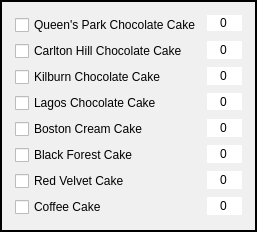
     <widget class="QGroupBox" name="cakeBox">
      <property name="minimumSize">
       <size>
        <width>225</width>
        <height>196</height>
       </size>
      </property>
      <property name="styleSheet">
       <string notr="true">QGroupBox {
	background-color: rgb(240, 240, 240);
	border: 2px solid black;
	padding: 2px;
}</string>
      </property>
      <property name="title">
       <string/>
      </property>
      <layout class="QFormLayout" name="formLayout_2">
       <item row="0" column="0">
        <widget class="QCheckBox" name="queenchocoBox">
         <property name="text">
          <string>Queen's Park Chocolate Cake</string>
         </property>
         <property name="iconSize">
          <size>
           <width>16</width>
           <height>16</height>
          </size>
         </property>
         <property name="autoRepeat">
          <bool>false</bool>
         </property>
         <property name="tristate">
          <bool>false</bool>
         </property>
        </widget>
       </item>
       <item row="0" column="1">
        <widget class="QSpinBox" name="chocoSpinBox_queens">
         <property name="sizePolicy">
          <sizepolicy hsizetype="Preferred" vsizetype="Preferred">
           <horstretch>0</horstretch>
           <verstretch>0</verstretch>
          </sizepolicy>
         </property>
         <property name="minimumSize">
          <size>
           <width>35</width>
           <height>16</height>
          </size>
         </property>
         <property name="maximumSize">
          <size>
           <width>39</width>
           <height>16</height>
          </size>
         </property>
         <property name="focusPolicy">
          <enum>Qt::WheelFocus</enum>
         </property>
         <property name="contextMenuPolicy">
          <enum>Qt::DefaultContextMenu</enum>
         </property>
         <property name="styleSheet">
          <string notr="true"/>
         </property>
         <property name="wrapping">
          <bool>false</bool>
         </property>
         <property name="frame">
          <bool>false</bool>
         </property>
         <property name="alignment">
          <set>Qt::AlignCenter</set>
         </property>
         <property name="readOnly">
          <bool>false</bool>
         </property>
         <property name="buttonSymbols">
          <enum>QAbstractSpinBox::NoButtons</enum>
         </property>
         <property name="keyboardTracking">
          <bool>true</bool>
         </property>
         <property name="showGroupSeparator" stdset="0">
          <bool>false</bool>
         </property>
        </widget>
       </item>
       <item row="1" column="0">
        <widget class="QCheckBox" name="carltonBox">
         <property name="text">
          <string>Carlton Hill Chocolate Cake</string>
         </property>
         <property name="iconSize">
          <size>
           <width>16</width>
           <height>16</height>
          </size>
         </property>
         <property name="autoRepeat">
          <bool>false</bool>
         </property>
         <property name="tristate">
          <bool>false</bool>
         </property>
        </widget>
       </item>
       <item row="1" column="1">
        <widget class="QSpinBox" name="chocoSpinBox_carlton">
         <property name="sizePolicy">
          <sizepolicy hsizetype="Preferred" vsizetype="Preferred">
           <horstretch>0</horstretch>
           <verstretch>0</verstretch>
          </sizepolicy>
         </property>
         <property name="minimumSize">
          <size>
           <width>35</width>
           <height>17</height>
          </size>
         </property>
         <property name="maximumSize">
          <size>
           <width>39</width>
           <height>18</height>
          </size>
         </property>
         <property name="focusPolicy">
          <enum>Qt::WheelFocus</enum>
         </property>
         <property name="contextMenuPolicy">
          <enum>Qt::DefaultContextMenu</enum>
         </property>
         <property name="styleSheet">
          <string notr="true"/>
         </property>
         <property name="wrapping">
          <bool>false</bool>
         </property>
         <property name="frame">
          <bool>false</bool>
         </property>
         <property name="alignment">
          <set>Qt::AlignCenter</set>
         </property>
         <property name="readOnly">
          <bool>false</bool>
         </property>
         <property name="buttonSymbols">
          <enum>QAbstractSpinBox::NoButtons</enum>
         </property>
         <property name="keyboardTracking">
          <bool>true</bool>
         </property>
         <property name="showGroupSeparator" stdset="0">
          <bool>false</bool>
         </property>
        </widget>
       </item>
       <item row="2" column="0">
        <widget class="QCheckBox" name="kilburnBox">
         <property name="text">
          <string>Kilburn Chocolate Cake </string>
         </property>
         <property name="iconSize">
          <size>
           <width>16</width>
           <height>16</height>
          </size>
         </property>
         <property name="autoRepeat">
          <bool>false</bool>
         </property>
         <property name="tristate">
          <bool>false</bool>
         </property>
        </widget>
       </item>
       <item row="2" column="1">
        <widget class="QSpinBox" name="chocoSpinBox_kilburn">
         <property name="sizePolicy">
          <sizepolicy hsizetype="Preferred" vsizetype="Preferred">
           <horstretch>0</horstretch>
           <verstretch>0</verstretch>
          </sizepolicy>
         </property>
         <property name="minimumSize">
          <size>
           <width>35</width>
           <height>16</height>
          </size>
         </property>
         <property name="maximumSize">
          <size>
           <width>39</width>
           <height>18</height>
          </size>
         </property>
         <property name="focusPolicy">
          <enum>Qt::WheelFocus</enum>
         </property>
         <property name="contextMenuPolicy">
          <enum>Qt::DefaultContextMenu</enum>
         </property>
         <property name="styleSheet">
          <string notr="true"/>
         </property>
         <property name="wrapping">
          <bool>false</bool>
         </property>
         <property name="frame">
          <bool>false</bool>
         </property>
         <property name="alignment">
          <set>Qt::AlignCenter</set>
         </property>
         <property name="readOnly">
          <bool>false</bool>
         </property>
         <property name="buttonSymbols">
          <enum>QAbstractSpinBox::NoButtons</enum>
         </property>
         <property name="keyboardTracking">
          <bool>true</bool>
         </property>
         <property name="showGroupSeparator" stdset="0">
          <bool>false</bool>
         </property>
        </widget>
       </item>
       <item row="3" column="0">
        <widget class="QCheckBox" name="lagosBox">
         <property name="text">
          <string>Lagos Chocolate Cake </string>
         </property>
         <property name="iconSize">
          <size>
           <width>16</width>
           <height>16</height>
          </size>
         </property>
         <property name="autoRepeat">
          <bool>false</bool>
         </property>
         <property name="tristate">
          <bool>false</bool>
         </property>
        </widget>
       </item>
       <item row="3" column="1">
        <widget class="QSpinBox" name="chocoSpinBox_lagos">
         <property name="sizePolicy">
          <sizepolicy hsizetype="Preferred" vsizetype="Preferred">
           <horstretch>0</horstretch>
           <verstretch>0</verstretch>
          </sizepolicy>
         </property>
         <property name="minimumSize">
          <size>
           <width>35</width>
           <height>17</height>
          </size>
         </property>
         <property name="maximumSize">
          <size>
           <width>39</width>
           <height>17</height>
          </size>
         </property>
         <property name="focusPolicy">
          <enum>Qt::WheelFocus</enum>
         </property>
         <property name="contextMenuPolicy">
          <enum>Qt::DefaultContextMenu</enum>
         </property>
         <property name="styleSheet">
          <string notr="true"/>
         </property>
         <property name="wrapping">
          <bool>false</bool>
         </property>
         <property name="frame">
          <bool>false</bool>
         </property>
         <property name="alignment">
          <set>Qt::AlignCenter</set>
         </property>
         <property name="readOnly">
          <bool>false</bool>
         </property>
         <property name="buttonSymbols">
          <enum>QAbstractSpinBox::NoButtons</enum>
         </property>
         <property name="keyboardTracking">
          <bool>true</bool>
         </property>
         <property name="showGroupSeparator" stdset="0">
          <bool>false</bool>
         </property>
        </widget>
       </item>
       <item row="4" column="0">
        <widget class="QCheckBox" name="bostonBox">
         <property name="text">
          <string>Boston Cream Cake </string>
         </property>
         <property name="iconSize">
          <size>
           <width>16</width>
           <height>16</height>
          </size>
         </property>
         <property name="autoRepeat">
          <bool>false</bool>
         </property>
         <property name="tristate">
          <bool>false</bool>
         </property>
        </widget>
       </item>
       <item row="4" column="1">
        <widget class="QSpinBox" name="chocoSpinBox_boston">
         <property name="sizePolicy">
          <sizepolicy hsizetype="Preferred" vsizetype="Preferred">
           <horstretch>0</horstretch>
           <verstretch>0</verstretch>
          </sizepolicy>
         </property>
         <property name="minimumSize">
          <size>
           <width>35</width>
           <height>17</height>
          </size>
         </property>
         <property name="maximumSize">
          <size>
           <width>39</width>
           <height>18</height>
          </size>
         </property>
         <property name="focusPolicy">
          <enum>Qt::WheelFocus</enum>
         </property>
         <property name="contextMenuPolicy">
          <enum>Qt::DefaultContextMenu</enum>
         </property>
         <property name="styleSheet">
          <string notr="true"/>
         </property>
         <property name="wrapping">
          <bool>false</bool>
         </property>
         <property name="frame">
          <bool>false</bool>
         </property>
         <property name="alignment">
          <set>Qt::AlignCenter</set>
         </property>
         <property name="readOnly">
          <bool>false</bool>
         </property>
         <property name="buttonSymbols">
          <enum>QAbstractSpinBox::NoButtons</enum>
         </property>
         <property name="keyboardTracking">
          <bool>true</bool>
         </property>
         <property name="showGroupSeparator" stdset="0">
          <bool>false</bool>
         </property>
        </widget>
       </item>
       <item row="5" column="0">
        <widget class="QCheckBox" name="blackforestBox">
         <property name="text">
          <string>Black Forest Cake </string>
         </property>
         <property name="iconSize">
          <size>
           <width>16</width>
           <height>16</height>
          </size>
         </property>
         <property name="autoRepeat">
          <bool>false</bool>
         </property>
         <property name="tristate">
          <bool>false</bool>
         </property>
        </widget>
       </item>
       <item row="5" column="1">
        <widget class="QSpinBox" name="chocoSpinBox_blackforest">
         <property name="sizePolicy">
          <sizepolicy hsizetype="Preferred" vsizetype="Preferred">
           <horstretch>0</horstretch>
           <verstretch>0</verstretch>
          </sizepolicy>
         </property>
         <property name="minimumSize">
          <size>
           <width>35</width>
           <height>17</height>
          </size>
         </property>
         <property name="maximumSize">
          <size>
           <width>39</width>
           <height>18</height>
          </size>
         </property>
         <property name="focusPolicy">
          <enum>Qt::WheelFocus</enum>
         </property>
         <property name="contextMenuPolicy">
          <enum>Qt::DefaultContextMenu</enum>
         </property>
         <property name="styleSheet">
          <string notr="true"/>
         </property>
         <property name="wrapping">
          <bool>false</bool>
         </property>
         <property name="frame">
          <bool>false</bool>
         </property>
         <property name="alignment">
          <set>Qt::AlignCenter</set>
         </property>
         <property name="readOnly">
          <bool>false</bool>
         </property>
         <property name="buttonSymbols">
          <enum>QAbstractSpinBox::NoButtons</enum>
         </property>
         <property name="keyboardTracking">
          <bool>true</bool>
         </property>
         <property name="showGroupSeparator" stdset="0">
          <bool>false</bool>
         </property>
        </widget>
       </item>
       <item row="6" column="0">
        <widget class="QCheckBox" name="rvBox">
         <property name="text">
          <string>Red Velvet Cake </string>
         </property>
         <property name="iconSize">
          <size>
           <width>16</width>
           <height>16</height>
          </size>
         </property>
         <property name="autoRepeat">
          <bool>false</bool>
         </property>
         <property name="tristate">
          <bool>false</bool>
         </property>
        </widget>
       </item>
       <item row="6" column="1">
        <widget class="QSpinBox" name="chocoSpinBox_redvelvet">
         <property name="sizePolicy">
          <sizepolicy hsizetype="Preferred" vsizetype="Preferred">
           <horstretch>0</horstretch>
           <verstretch>0</verstretch>
          </sizepolicy>
         </property>
         <property name="minimumSize">
          <size>
           <width>35</width>
           <height>16</height>
          </size>
         </property>
         <property name="maximumSize">
          <size>
           <width>39</width>
           <height>18</height>
          </size>
         </property>
         <property name="focusPolicy">
          <enum>Qt::WheelFocus</enum>
         </property>
         <property name="contextMenuPolicy">
          <enum>Qt::DefaultContextMenu</enum>
         </property>
         <property name="styleSheet">
          <string notr="true"/>
         </property>
         <property name="wrapping">
          <bool>false</bool>
         </property>
         <property name="frame">
          <bool>false</bool>
         </property>
         <property name="alignment">
          <set>Qt::AlignCenter</set>
         </property>
         <property name="readOnly">
          <bool>false</bool>
         </property>
         <property name="buttonSymbols">
          <enum>QAbstractSpinBox::NoButtons</enum>
         </property>
         <property name="keyboardTracking">
          <bool>true</bool>
         </property>
         <property name="showGroupSeparator" stdset="0">
          <bool>false</bool>
         </property>
        </widget>
       </item>
       <item row="7" column="0">
        <widget class="QCheckBox" name="coffeecakeBox">
         <property name="text">
          <string>Coffee Cake</string>
         </property>
         <property name="iconSize">
          <size>
           <width>16</width>
           <height>16</height>
          </size>
         </property>
         <property name="autoRepeat">
          <bool>false</bool>
         </property>
         <property name="tristate">
          <bool>false</bool>
         </property>
        </widget>
       </item>
       <item row="7" column="1">
        <widget class="QSpinBox" name="chocoSpinBox_coffeecake">
         <property name="sizePolicy">
          <sizepolicy hsizetype="Preferred" vsizetype="Preferred">
           <horstretch>0</horstretch>
           <verstretch>0</verstretch>
          </sizepolicy>
         </property>
         <property name="minimumSize">
          <size>
           <width>35</width>
           <height>17</height>
          </size>
         </property>
         <property name="maximumSize">
          <size>
           <width>39</width>
           <height>18</height>
          </size>
         </property>
         <property name="focusPolicy">
          <enum>Qt::WheelFocus</enum>
         </property>
         <property name="contextMenuPolicy">
          <enum>Qt::DefaultContextMenu</enum>
         </property>
         <property name="styleSheet">
          <string notr="true"/>
         </property>
         <property name="wrapping">
          <bool>false</bool>
         </property>
         <property name="frame">
          <bool>false</bool>
         </property>
         <property name="alignment">
          <set>Qt::AlignCenter</set>
         </property>
         <property name="readOnly">
          <bool>false</bool>
         </property>
         <property name="buttonSymbols">
          <enum>QAbstractSpinBox::NoButtons</enum>
         </property>
         <property name="keyboardTracking">
          <bool>true</bool>
         </property>
         <property name="showGroupSeparator" stdset="0">
          <bool>false</bool>
         </property>
        </widget>
       </item>
      </layout>
     </widget>
